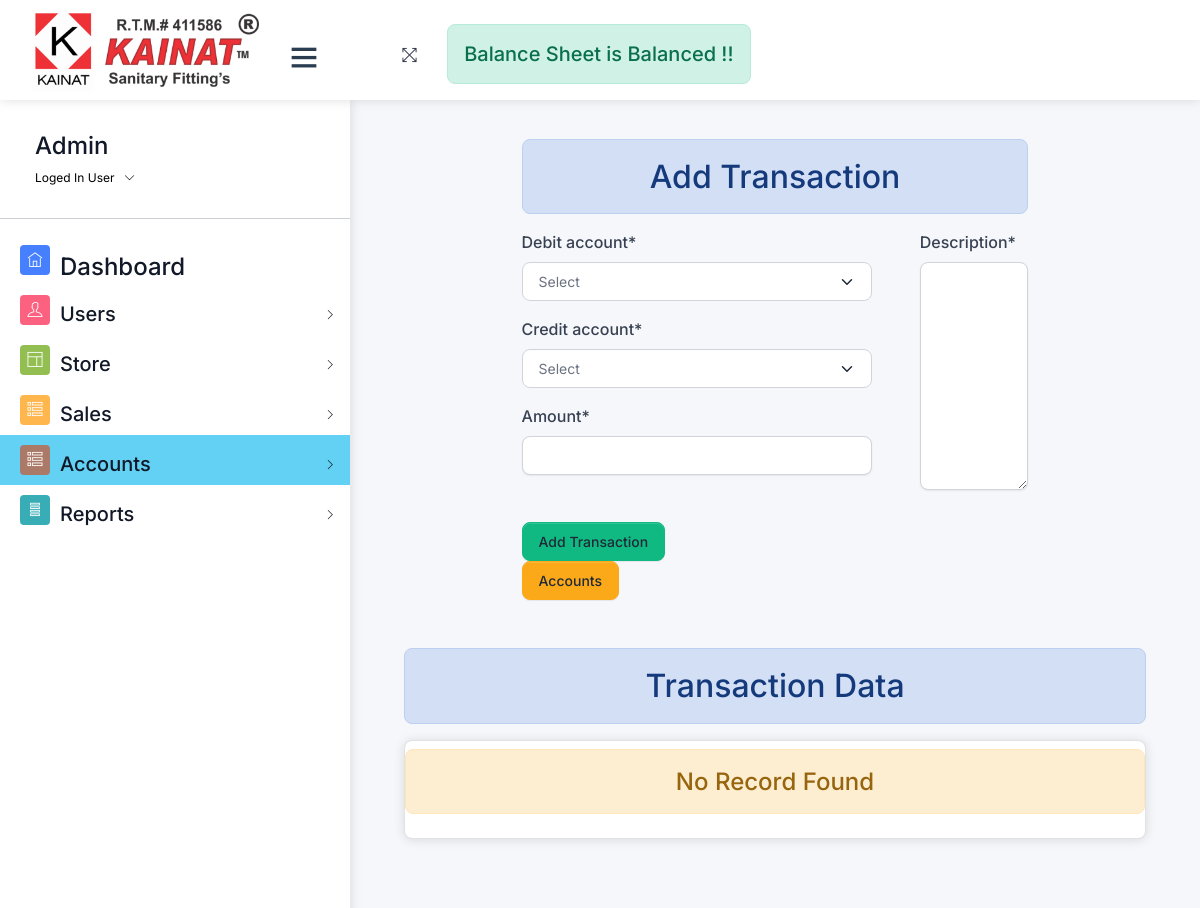
Page /transaction/ (signed in) on the earlier database version.
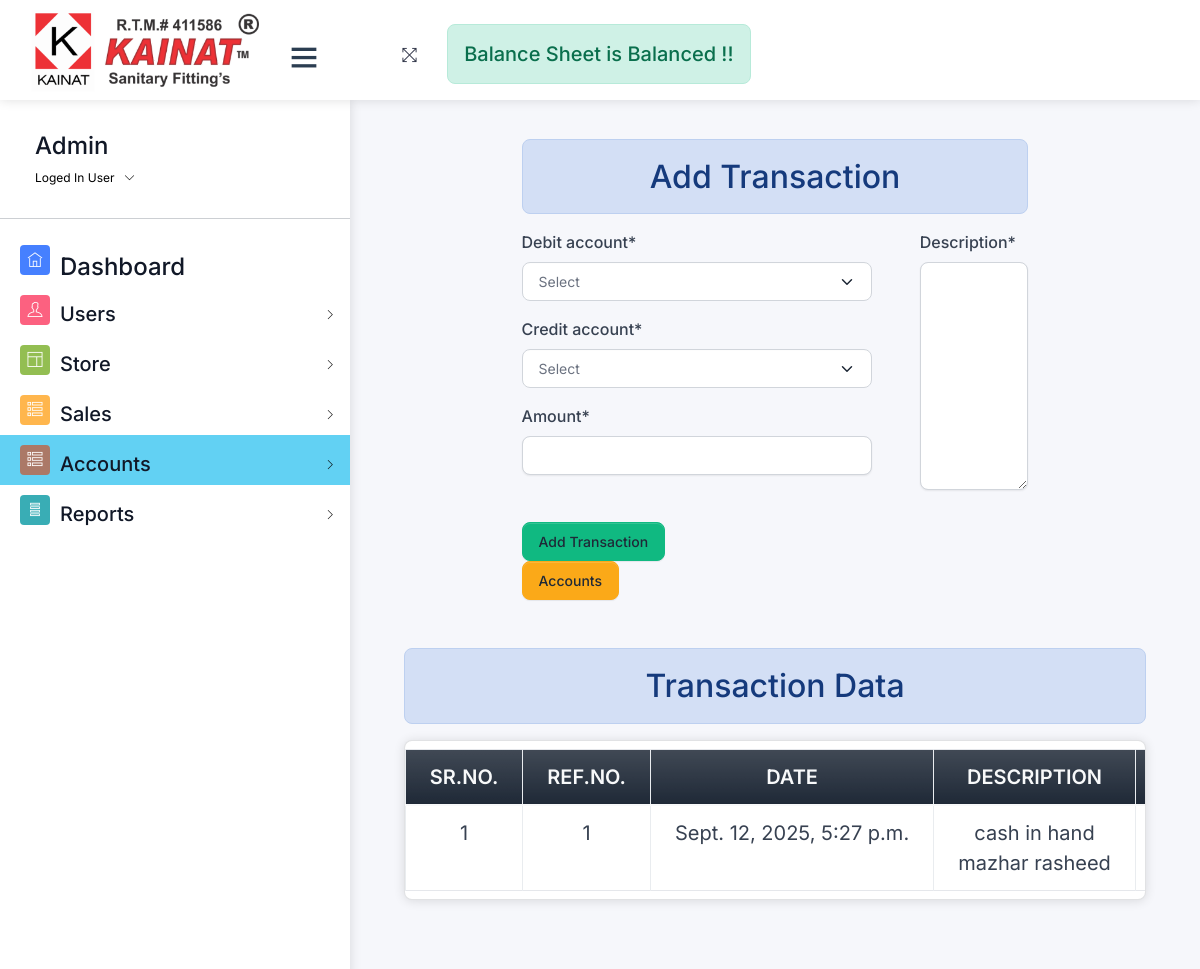
Same page on the later database version.
### home/models.py (models this page shows, shortened)
class Transaction(models.Model):
    date = models.DateTimeField(auto_now_add=True)
    description = models.TextField()
    debit_account = models.ForeignKey(Account, related_name='debit_transactions', on_delete=models.RESTRICT)
    credit_account = models.ForeignKey(Account, related_name='credit_transactions', on_delete=models.RESTRICT)
    amount = models.DecimalField(max_digits=10, decimal_places=2)
    is_deleted=models.BooleanField(default=False)
    made_by=models.ForeignKey(User,on_delete=models.RESTRICT)
    class Meta:
        indexes = [
            models.Index(fields=['debit_account']),
            models.Index(fields=['credit_account']),
            models.Index(fields=['date']),
        ]

class Account(models.Model):
    ASSET = 'Asset'
    LIABILITY = 'Liability'
    EQUITY = 'Equity'
    REVENUE = 'Revenue'
    EXPENSE = 'Expense'
    GAIN = 'Gain'
    LOSS = 'Loss'
    COMMITMENT = 'Commitment'
    COMMITMENT_RECEIVED = 'Commitment_Received'
    ACCOUNT_TYPE_CHOICES = [
        (ASSET, 'Asset'),
        (LIABILITY, 'Liability'),
        (EQUITY, 'Equity'),
        (REVENUE, 'Revenue'),
        (EXPENSE, 'Expense'),
        (GAIN, 'Gain'),
        (LOSS, 'Loss'),
        (COMMITMENT , 'Commitment'),
        (COMMITMENT_RECEIVED,'Commitment_Received')
    ]
    name=models.CharField(max_length=50,null=True ,blank=True)
    employee=models.OneToOneField(Employee, on_delete=models.RESTRICT ,null=True,blank=True)
    customer=models.OneToOneField(Customer, on_delete=models.RESTRICT ,null=True,blank=True)
    supplier=models.OneToOneField(Suppliers, on_delete=models.RESTRICT,null=True,blank=True)
    cheque=models.OneToOneField(Cheque, on_delete=models.RESTRICT,null=True,blank=True)
    balance = models.DecimalField(max_digits=10, decimal_places=2,default=0)
    account_type = models.CharField(max_length=50, choices=ACCOUNT_TYPE_CHOICES)
    address=models.CharField(max_length=255,null=True,blank=True)
    contact=models.CharField(max_length=12,null=True,unique=True,blank=True)
    mobile=models.CharField(max_length=12,null=True , blank=True,unique=True)
    date = models.DateTimeField(default=datetime.now())
    is_deleted=models.BooleanField(default=False)
    def __str__(self):
        if self.name:
            return f'{self.name}'
        elif self.customer:
            return f'{self.customer}'
        elif self.supplier:
            return f'{self.supplier}'
        elif self.cheque:
            return f'{self.cheque}'

### home/views/accounts.py (the view)
# urls.py: path('transaction/', accounts.add_transaction , name="transaction"),
@login_required
@permission_required('home.add_transaction', login_url='/login/')
def add_transaction(request):
    transactions = Transaction.objects.all()
    if request.method == 'POST':
        form = TransactionForm(request.POST)
        if form.is_valid():
            transaction=form.save(commit=False)
            transaction.made_by=request.user
            transaction.save()
            return redirect('transaction')
    else:
        form = TransactionForm()
        transactions = Transaction.objects.all()
        accounts = Account.objects.filter(is_deleted=False)
        assets = {}
        liabilities = {}
        equity_account = {}
        revenue_account = {}
        expenses_account = {}
        commitment_account = {}
        equity = 0
        revenue = 0
        expenses = 0
        commitment=0
        for account in accounts:
            balance = account.balance  # Use the balance field as the initial balance
            debit_transactions = Transaction.objects.filter(debit_account=account)
            credit_transactions = Transaction.objects.filter(credit_account=account)
            for transaction in debit_transactions:
                balance += transaction.amount
            for transaction in credit_transactions:
                balance -= transaction.amount
            if balance != account.balance:  # Skip accounts with no transactions
                if account.account_type == 'Asset':
                    assets[account] = balance
                elif account.account_type == 'Liability':
                    liabilities[account] = -balance
                elif account.account_type == 'Equity':
                    equity -= balance
                    equity_account[account] = -balance
                elif account.account_type == 'Revenue':
                    revenue -= balance
                    revenue_account[account] = -balance
                elif account.account_type == 'Expense':
                    expenses += balance
                    expenses_account[account] = balance
                elif account.account_type == 'Commitment':
                    commitment += balance
                    commitment_account[account] = balance
        total_assets = int(sum(assets.values()))
        total_liabilities = int(sum(liabilities.values()))
        total_equity = int(sum(equity_account.values()))
        if total_assets == total_liabilities+total_equity :
            messages.success(request,"Balance Sheet is Balanced  !!")
        else:
            messages.error(request," Balance Sheet is not Balanced Please check !!")
    return render(request, 'accounts/add_transaction.html', {'form': form,'mydata': transactions})

### home/forms.py (shortened to what this page needs)
class TransactionForm(forms.ModelForm):
    class Meta:
        model = Transaction
        fields = ['description', 'debit_account','credit_account','amount']
    def __init__(self, *args, **kwargs):
        super(TransactionForm, self).__init__(*args, **kwargs)
        self.fields['debit_account'].empty_label = "Select"
        self.fields['credit_account'].empty_label = "Select"
        self.fields['debit_account'].queryset = Account.objects.filter(is_deleted=False)
        self.fields['credit_account'].queryset = Account.objects.filter(is_deleted=False)

### templates/accounts/add_transaction.html (shortened to what this page needs)
{% extends 'css-js-links.html' %}
{% load crispy_forms_tags %}
{% load custom_filters %}
{% block context %}
{% if request.user.is_superuser %}
{% include 'navbar.html' %}
{% else %}
{% include 'accounts/navbar.html' %}
{% endif %}
{% endblock context %}
{% block body %}
<div class="pcoded-content">
  <div class="pcoded-inner-content">
    <div class="main-body">
      <div class="page-wrapper">
        <div class="page-body">
  <div class="row">
    <div class="col-md-8 offset-md-2  ">
      <h2 class="text-center alert alert-info">Add Transaction</h2>
      <form method="post" id="transactionForm">
        <div class="row">
          <div class="col-md-9">
            <div class="row">
          <div class="row">
            {{ form.debit_account|as_crispy_field }}
          </div>
          <div class="row">
            {{ form.credit_account|as_crispy_field }}
          </div>
          <div class="row">
            {{ form.amount|as_crispy_field }}
          </div>
        </div>
        </div>
          <div class="col-md-3">
            {{ form.description|as_crispy_field }}
          </div>
          <div class="col-md-5 mt-3">
            <button type="button" class="btn btn-success" id="reviewTransaction">
              {% if update %} Update Transaction {% else %} Add Transaction {% endif %}
            </button>
            <a  class ="btn btn-warning"href="/accounts/">Accounts</a>
          </div>
        </div>
      </form>
    </div>
  </div>
    <div class="col-12 mt-5">
      <h2 class="text-center alert alert-info">Transaction Data</h2>
      <div class="card py">
        <div class="table-responsive py-2">
      {% if mydata %}
      <table class="table table-stripped table-bordered" id="petrol-table">
        <colgroup>
          <col width="5%">
          <col width="20%">
          <col width="15%">
          <col width="15%">
          <col width="15%">
          {% if update %} {% else %}<col width="15%"> {% endif %}
      </colgroup>
        <thead>
          <tr class="bg-primary bg-gradient text-light text-center">
            {% if update %}   {% else %}  <th class="text-center fs-5" >Sr.No.</th> {% endif %}
            <th class="text-center fs-5" >Ref.No.</th>
            <th class="text-center fs-5" >Date</th>
            <th class="text-center fs-5" >Description</th>
            <th class="text-center fs-5" >Debit </th>
          </tr>
        </thead>
        <tbody>
          {% if update %}
          <tr>
            <td class="text-center fs-5">{{mydata.id}}</td>
            <td class="text-center fs-5">{{mydata.date}}</td>
            <td class="text-center fs-5">{{mydata.description}}</td>
            <td class="text-center fs-5">{{mydata.debit_account}}</td>
            <td class="text-center fs-5">{{mydata.credit_account}}</td>
            <td class="text-center fs-5">{{mydata.amount}}</a></td>
          </tr>
          {% else %}
          {% for data in mydata %}
          <tr>
            <td class="text-center fs-5">{{forloop.counter}}</td>
            <td class="text-center fs-5">{{data.id}}</td>
            <td class="text-center fs-5">{{data.date}}</td>
            <td class="text-center fs-5">{{data.debit_account}} <br>
            {{data.credit_account}}</td>
            <td class="text-center fs-5">{{data.amount}}</a></td>
          </tr>
          {% endfor %}
          {% endif %}
        </tbody>
      </table>
      </div>
      </div>
      {% else %}
      <h4 class="text-center alert alert-warning">No Record Found</h4>
      {% endif %}
    </div>
  </div>
</div>
</div>
</div>
</div>
</div>
{% endblock body %}

### templates/navbar.html (shortened to what the changed rows need)
{% load static %}
<div id="pcoded" class="pcoded">
  <div class="pcoded-container navbar-wrapper">
    <nav style="padding: 0 ; margin: 0 ;" class="navbar header-navbar pcoded-header">
      <div class="navbar-wrapper">
        <div class="navbar-container container-fluid">
          <ul class="nav-left">
            <li>
              <div id="display-msg" class="text-center mt-4" style="min-height: 70px">
                {% if messages %} {% for message in messages %}
                <small id="msg" {% if message.tags %} class="{{message.tags}}" {% endif %}>
                  <h5
                    class="alert {% if message.tags == 'error' %} alert-warning {% else %} alert-{{message.tags}} {% endif %} ">
                    {{message}}</h5>
                </small>
                {% endfor %} {% else %} &nbsp;
                {% endif %}
              </div>
            </li>
          </ul>
    </nav>
    <div class="pcoded-main-container">
      <div class="pcoded-wrapper">

Differences in the rows shown:
added Transaction: id "1", date "Sept. 12, 2025, 5:27 p.m.", debit_account "cash in hand", credit_account "mazhar rasheed"
Other differences:
text no longer shown: "No Record Found"
text now shown: "SR.NO. REF.NO. DATE DESCRIPTION"
